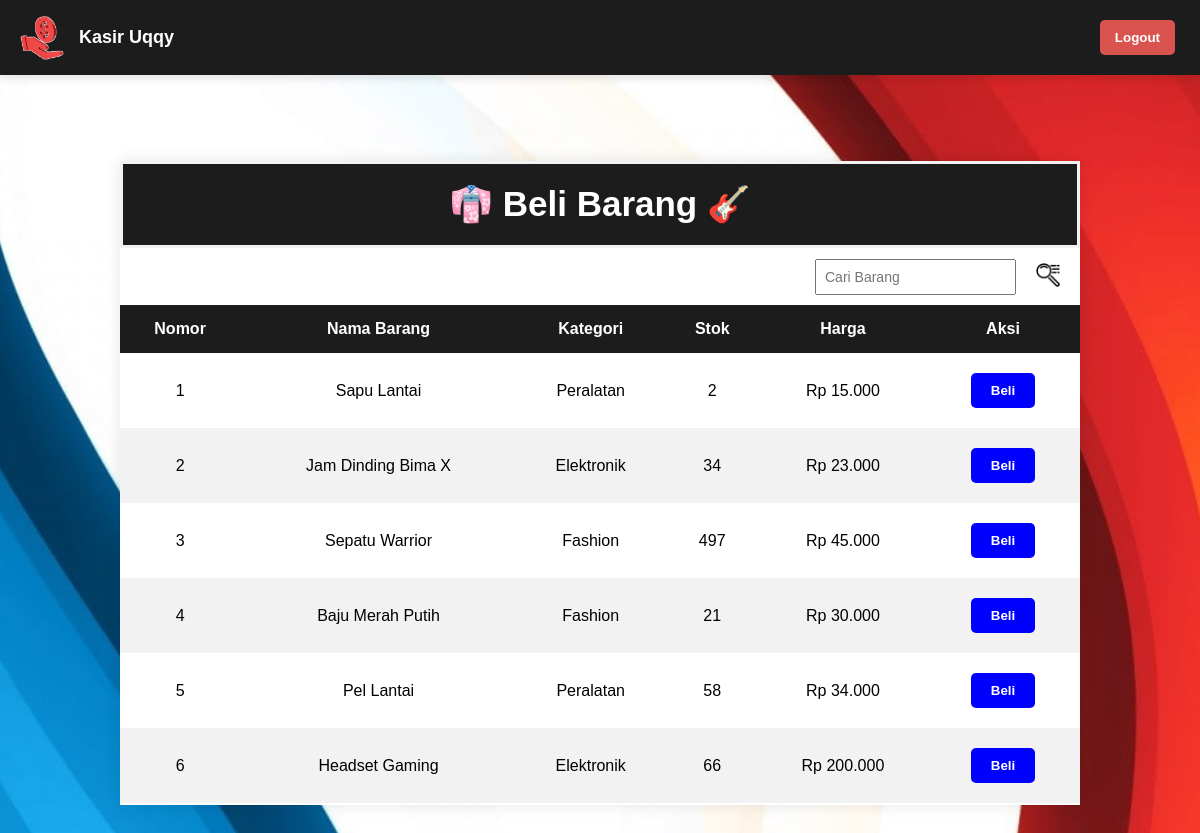
Screenshot of /beli.php with the database file from the repository.
### tables this page shows
CREATE TABLE `produk` (
  `id_produk` int(11) NOT NULL,
  `nama_produk` varchar(30) DEFAULT NULL,
  `kategori` varchar(30) NOT NULL,
  `harga` decimal(10,2) DEFAULT NULL,
  `stok` int(11) DEFAULT NULL,
  `diskon` varchar(10) NOT NULL
);

### beli.php (the view, shortened to what this page needs)
<!DOCTYPE html>
<html lang="en">
<head>
</head>
<link rel="stylesheet" href="mystyle.css">
<body>
<div class="navbar" style="background-color: #1c1c1c; color: white; padding: 15px 20px; position: sticky; top: 0; z-index: 1000; display: flex; justify-content: space-between; align-items: center; box-shadow: 0 4px 8px rgba(0, 0, 0, 0.1);">
<div class="navbar-logo" style="display: flex; align-items: center;">
<img src="images/monee.png" alt="Website Logo" style="width: 44px; height: 44px; margin-right: 15px;">
<a href="#" style="color: white; text-decoration: none; font-weight: bold; font-size: 18px;">Kasir Uqqy</a>
</div>
<form method="POST" action="logout.php" class="logout-form" style="margin: 0;">
<button type="submit" class="logout-button" style="background-color: #d9534f; color: white; border: none; padding: 10px 15px; border-radius: 5px; font-weight: bold; cursor: pointer; transition: background-color 0.3s;">Logout</button>
</form>
</div>
<br><br>
<div class="container" id="beli-barang">
<div class="header" style="font-size: 35px; font-weight: bold; text-align: center;">👘 Beli Barang 🎸</div>
        <div style="display: flex; justify-content: space-between; align-items: center;">
            <a href="">
                <button style="background-color: #FFFFFF;"></button>
            </a>
            <form method="GET" action="" style="display: flex; align-items: center;">
                <input type="text" name="search" placeholder="Cari Barang" style="padding: 8px; font-size: 14px;">
                <button type="submit" style="background: none; border: none; cursor: pointer;">
                    <img src="images/cari.png" alt="Cari" style="width: 24px; height: 24px;">
                </button>
            </form>
        </div>
        <div class="table-wrapper">
    <table>
        <thead>
            <tr>
                <th>Nomor</th>
                <th>Nama Barang</th>
                <th>Kategori</th>
                <th>Stok</th>
                <th>Harga</th>
                <th>Aksi</th>
            </tr>
        </thead>
        <tbody>
            <?php
            $conn = new mysqli("localhost", "root", "", "cashier");
            $sql = "SELECT id_produk, nama_produk, kategori, stok, harga FROM produk";
            $result = $conn->query($sql);
            if ($result->num_rows > 0) {
                $no = 1;
                while($row = $result->fetch_assoc()) {
                    echo "<tr>";
                    echo "<td>" . $no++ . "</td>";
                    echo "<td>" . $row["nama_produk"] . "</td>";
                    echo "<td>" . $row["kategori"] . "</td>";
                    echo "<td>" . $row["stok"] . "</td>";
                    echo "<td>Rp " . number_format($row["harga"], 0, ',', '.') . "</td>";
                    echo "<td>
<button class='beli-btn' onclick='openModal(" . $row['id_produk'] . "," . $row['stok'] . ")'>Beli</button>
                          </td>";
                    echo "</tr>";
                }
            } else {
                echo "<tr><td colspan='6'>Tidak ada data barang</td></tr>";
            }
            ?>
        </tbody>
    </table>
    </div>
</body>
</html>

### mystyle.css (style rules this page uses)
body { font-family: 'Arial', sans-serif; background-color: #797979; margin: 0; padding: 0; }
.container { width: 80%; margin: 50px auto; background-color: #fff; box-shadow: 0 0 15px rgba(0, 0, 0, 0.1); overflow: hidden; }
.header { background-color: #1c1c1c; color: white; padding: 20px; text-align: center; font-size: 24px; border: 3px solid #f2f2f2; position: sticky; top: 0; z-index: 1000; }
.table-wrapper { max-height: 500px; overflow-y: auto; overflow-x: hidden; }
table { width: 100%; border-collapse: collapse; }
thead th { background-color: #1c1c1c; color: white; padding: 15px; text-align: center; position: sticky; top: 0; z-index: 999; }
th, td { padding: 15px; text-align: center; }
tr:nth-child(even) { background-color: #f2f2f2; }
td { font-size: 16px; }
button { padding: 10px 15px; margin: 5px; border: none; cursor: pointer; font-weight: bold; border-radius: 5px; }

### beli.php (style rules this page uses)
body { font-family: 'Arial', sans-serif; background-color: #797979; margin: 0; padding: 0; background-image: url('images/backgroundd.jpg'); background-size: cover; background-position: center; background-attachment: fixed; }
.beli-btn { background-color: blue; color: white; border: none; padding: 10px 20px; cursor: pointer; transition: transform 0.2s ease; }

### rows the page displays
produk: nama_produk "Sapu Lantai", kategori "Peralatan", stok "2", harga "15.000"
produk: nama_produk "Jam Dinding Bima X", kategori "Elektronik", stok "34", harga "23.000"
produk: nama_produk "Sepatu Warrior", kategori "Fashion", stok "497", harga "45.000"
produk: nama_produk "Baju Merah Putih", kategori "Fashion", stok "21", harga "30.000"
produk: nama_produk "Pel Lantai", kategori "Peralatan", stok "58", harga "34.000"
produk: nama_produk "Headset Gaming", kategori "Elektronik", stok "66", harga "200.000"
